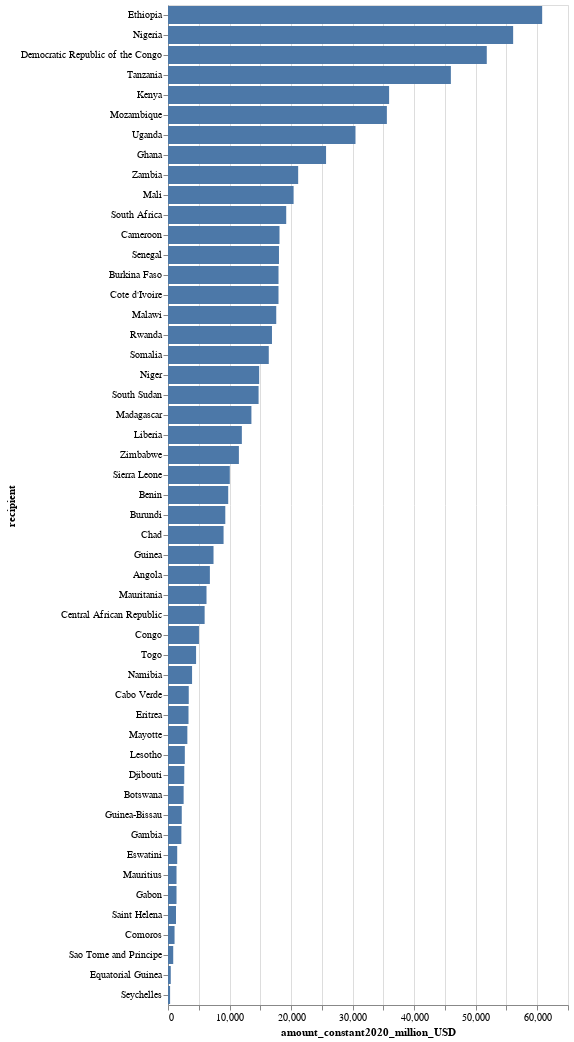

The cell this chart's notebook holds for it:
### Code cell
alt.Chart(ssa_sums_overview).mark_bar().encode(
    alt.Y('recipient', sort='-x'),
    x = 'amount_constant2020_million_USD'
)

### Figure 1 — Vega-Lite specification as saved in the notebook (floating-point values rounded to 4 significant figures)
{"config": {"view": {"continuousWidth": 400, "continuousHeight": 300}}, "data": {"name": "data-d9d203bdea6abebb980047d7f9627520"}, "mark": "bar", "encoding": {"x": {"type": "quantitative", "field": "amount_constant2020_million_USD"}, "y": {"type": "nominal", "field": "recipient", "sort": "-x"}}, "$schema": "https://vega.github.io/schema/vega-lite/v4.8.1.json", "datasets": {"data-d9d203bdea6abebb980047d7f9627520": [{"recipient": "Angola", "numericISO": 24.0, "amount_constant2020_million_USD": 6805.0}, {"recipient": "Benin", "numericISO": 204.0, "amount_constant2020_million_USD": 9785.0}, {"recipient": "Botswana", "numericISO": 72.0, "amount_constant2020_million_USD": 2540.0}, {"recipient": "Burkina Faso", "numericISO": 854.0, "amount_constant2020_million_USD": 17960.0}, {"recipient": "Burundi", "numericISO": 108.0, "amount_constant2020_million_USD": 9311.0}, {"recipient": "Cabo Verde", "numericISO": 132.0, "amount_constant2020_million_USD": 3372.0}, {"recipient": "Cameroon", "numericISO": 120.0, "amount_constant2020_million_USD": 18120.0}, {"recipient": "Central African Republic", "numericISO": 140.0, "amount_constant2020_million_USD": 5954.0}, {"recipient": "Chad", "numericISO": 148.0, "amount_constant2020_million_USD": 9030.0}, {"recipient": "Comoros", "numericISO": 174.0, "amount_constant2020_million_USD": 1064.0}, {"recipient": "Congo", "numericISO": 178.0, "amount_constant2020_million_USD": 5031.0}, {"recipient": "Cote d'Ivoire", "numericISO": 384.0, "amount_constant2020_million_USD": 17960.0}, {"recipient": "Democratic Republic of the Congo", "numericISO": 180.0, "amount_constant2020_million_USD": 51800.0}, {"recipient": "Djibouti", "numericISO": 262.0, "amount_constant2020_million_USD": 2644.0}, {"recipient": "Equatorial Guinea", "numericISO": 226.0, "amount_constant2020_million_USD": 448.2}, {"recipient": "Eritrea", "numericISO": 232.0, "amount_constant2020_million_USD": 3333.0}, {"recipient": "Eswatini", "numericISO": 748.0, "amount_constant2020_million_USD": 1496.0}, {"recipient": "Ethiopia", "numericISO": 231.0, "amount_constant2020_million_USD": 60800.0}, {"recipient": "Gabon", "numericISO": 266.0, "amount_constant2020_million_USD": 1383.0}, {"recipient": "Gambia", "numericISO": 270.0, "amount_constant2020_million_USD": 2171.0}, {"recipient": "Ghana", "numericISO": 288.0, "amount_constant2020_million_USD": 25680.0}, {"recipient": "Guinea", "numericISO": 324.0, "amount_constant2020_million_USD": 7398.0}, {"recipient": "Guinea-Bissau", "numericISO": 624.0, "amount_constant2020_million_USD": 2237.0}, {"recipient": "Kenya", "numericISO": 404.0, "amount_constant2020_million_USD": 35930.0}, {"recipient": "Lesotho", "numericISO": 426.0, "amount_constant2020_million_USD": 2735.0}, {"recipient": "Liberia", "numericISO": 430.0, "amount_constant2020_million_USD": 12000.0}, {"recipient": "Madagascar", "numericISO": 450.0, "amount_constant2020_million_USD": 13550.0}, {"recipient": "Malawi", "numericISO": 454.0, "amount_constant2020_million_USD": 17590.0}, {"recipient": "Mali", "numericISO": 466.0, "amount_constant2020_million_USD": 20410.0}, {"recipient": "Mauritania", "numericISO": 478.0, "amount_constant2020_million_USD": 6258.0}, {"recipient": "Mauritius", "numericISO": 480.0, "amount_constant2020_million_USD": 1385.0}, {"recipient": "Mayotte", "numericISO": 175.0, "amount_constant2020_million_USD": 3145.0}, {"recipient": "Mozambique", "numericISO": 508.0, "amount_constant2020_million_USD": 35570.0}, {"recipient": "Namibia", "numericISO": 516.0, "amount_constant2020_million_USD": 3911.0}, {"recipient": "Niger", "numericISO": 562.0, "amount_constant2020_million_USD": 14810.0}, {"recipient": "Nigeria", "numericISO": 566.0, "amount_constant2020_million_USD": 56090.0}, {"recipient": "Rwanda", "numericISO": 646.0, "amount_constant2020_million_USD": 16900.0}, {"recipient": "Saint Helena", "numericISO": 654.0, "amount_constant2020_million_USD": 1303.0}, {"recipient": "Sao Tome and Principe", "numericISO": 678.0, "amount_constant2020_million_USD": 849.0}, {"recipient": "Senegal", "numericISO": 686.0, "amount_constant2020_million_USD": 18030.0}, {"recipient": "Seychelles", "numericISO": 690.0, "amount_constant2020_million_USD": 340.9}, {"recipient": "Sierra Leone", "numericISO": 694.0, "amount_constant2020_million_USD": 10040.0}, {"recipient": "Somalia", "numericISO": 706.0, "amount_constant2020_million_USD": 16380.0}, {"recipient": "South Africa", "numericISO": 710.0, "amount_constant2020_million_USD": 19210.0}, {"recipient": "South Sudan", "numericISO": 728.0, "amount_constant2020_million_USD": 14720.0}, {"recipient": "Tanzania", "numericISO": 834.0, "amount_constant2020_million_USD": 45970.0}, {"recipient": "Togo", "numericISO": 768.0, "amount_constant2020_million_USD": 4563.0}, {"recipient": "Uganda", "numericISO": 800.0, "amount_constant2020_million_USD": 30470.0}, {"recipient": "Zambia", "numericISO": 894.0, "amount_constant2020_million_USD": 21150.0}, {"recipient": "Zimbabwe", "numericISO": 716.0, "amount_constant2020_million_USD": 11520.0}]}}
